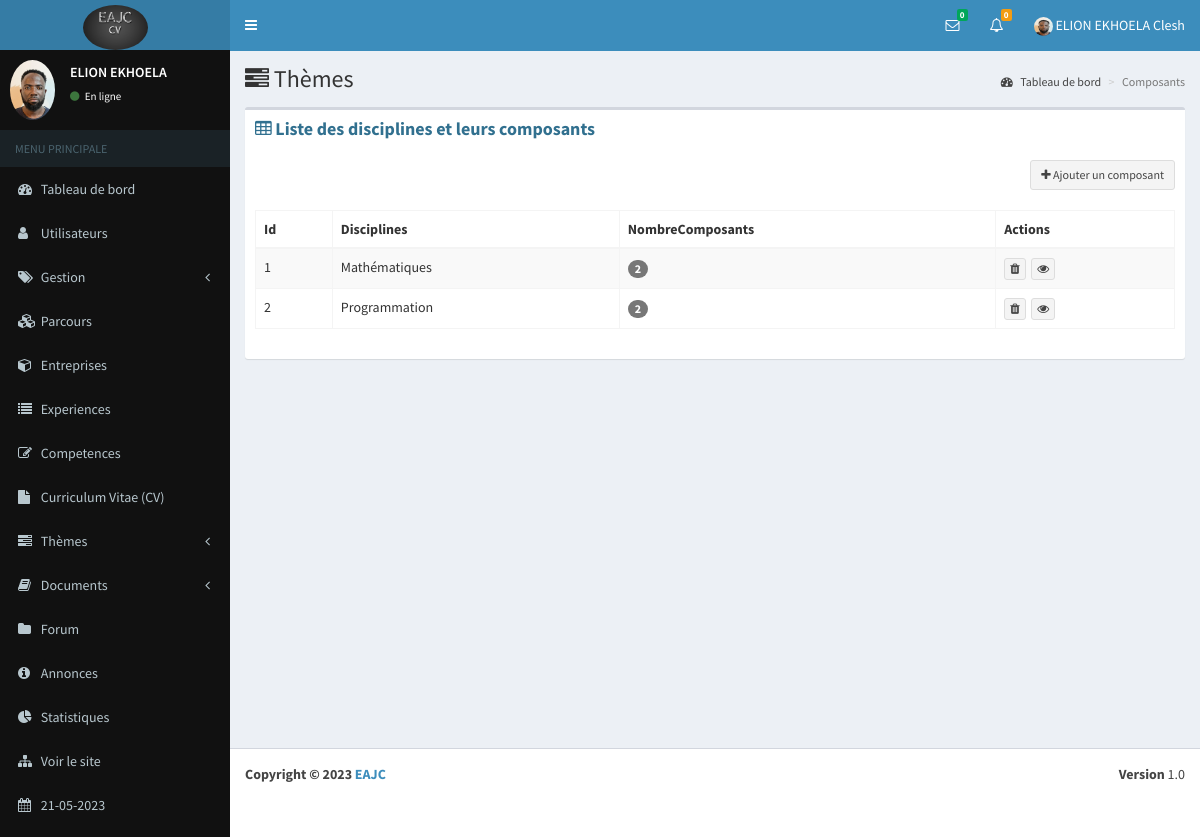
/forum/composants (signed in), run on the app's committed database.
### eab/models.py (models this page shows, shortened)
class Parametre(models.Model):
    appname=models.CharField(max_length=100)
    appeditor=models.CharField(max_length=200)
    phone=models.CharField(max_length=200, null=True)
    email=models.CharField(max_length=200, null=True)
    version=models.CharField(max_length=10, null=True)
    devise=models.CharField(max_length=10, null=True)
    COLORS=[
        ('primary','primary'),
        ('info','info'),
        ('success','success'),
        ('danger','danger'),
        ('secondary','secondary'),
        ('dark','dark'),
    ]
    theme=models.CharField(max_length=200, null=True, choices=COLORS)
    logo=models.ImageField(upload_to="media", null=True, blank=True)
    width_logo=models.CharField(max_length=3, null=True)
    height_logo=models.TextField(max_length=3, null=True)

class Profile(models.Model):
    user=models.OneToOneField(User, on_delete=models.CASCADE)
    phone=models.CharField(max_length=100)
    address=models.TextField()
    photo=models.ImageField(upload_to="media", null=True, blank=True)
    SEX=[
        ('Masculin','Masculin'),
        ('Feminin','Feminin')
    ]
    gender=models.CharField(max_length=100, null=True, choices=SEX)
    droitmes=models.BooleanField(default=False, null=True)
    status=models.BooleanField(default=False, null=True)
    apropos=models.TextField(null=True)
    profession=models.CharField(max_length=50, null=True)
    VARIABLE=[
        ('Visible','Visible'),
        ('Invisible','Invisible')
    ]
    vform=models.CharField(max_length=100, null=True, choices=VARIABLE, default="Visible")
    vep=models.CharField(max_length=100, null=True, choices=VARIABLE)
    vcomp=models.CharField(max_length=100, null=True, choices=VARIABLE)
    vaform=models.CharField(max_length=100, null=True, choices=VARIABLE)
    priority=models.BooleanField(null=True,default=False)

### forum/models.py (models this page shows, shortened)
class Discipline(models.Model):
    libelle=models.CharField(max_length=200)

### app_auth/decorator.py (the view)
        def wrapper_func(request, *args, **kwargs):
            group=None
            if request.user.groups.exists():
                group=request.user.groups.all()[0].name
            if group in allowed_roles:
                return view_func(request, *args, **kwargs)
            else:
                return HttpResponse("Vous n'êtes pas autorisés à acceder à cette page")

### app_auth/decorator.py (called while the page is built)
def allowed_users(allowed_roles=[]):
    def decorator(view_func):
        def wrapper_func(request, *args, **kwargs):
            group=None
            if request.user.groups.exists():
                group=request.user.groups.all()[0].name
            if group in allowed_roles:
                return view_func(request, *args, **kwargs)
            else:
                return HttpResponse("Vous n'êtes pas autorisés à acceder à cette page")
        return wrapper_func
    return decorator

### eab/views.py (called while the page is built)
def parametre():
    try:
        parametre=Parametre.objects.all()[0]
    except Exception as e:
        parametre=None
    if parametre == None :
        return redirect("maintenance")
    else:
        return parametre

### forum/views.py (called while the page is built, shortened)
def new_message( request):
    contacts=Contact.objects.filter(statut=0, status=1).order_by("-id")
    tabUsers=[]
    tabIdUser=[]
    for contact in contacts:
        diccode=eval(contact.codes)
    tab=[]
    for i in tabIdUser:
        if i not in tab:
            tab.append(i)
    dic={}
    for i in tab:
        nombre=0
        for k in tabIdUser:
            if i==k:
                nombre=nombre+1
        dic[i]=nombre
    tabMessages=[]
    tabs=[]
    return tabMessages

def nbnew_message(request):
    contacts=Contact.objects.filter(statut=0, status=1).order_by("-id")
    count=0
    for contact in contacts:
        diccode=eval(contact.codes)
        if diccode["user1"]==request.user.id:
            count=count+1
    return count

def nbnew_answer(request):
    questions=Question.objects.filter(user_id=request.user.id)
    number=0
    for question in questions:
        answers=Answer.objects.filter(question_id=question.id, status=0)
        for answer in answers:
            if answer.user_id != request.user.id:
                number+=1
    return number

### forum/templates/composant/composants.html (shortened to what this page needs)
{% extends 'global/base.html' %}
{% block content %}
      <div class="content-wrapper">
        <section class="content-header">
          <h1>
            <i class="fa fa-tasks"></i> Thèmes
          </h1>
          <ol class="breadcrumb">
            <li><a href="{% url 'dashboard' %}"><i class="fa fa-dashboard"></i> Tableau de bord</a></li>
            <li class="active">Composants</li>
          </ol>
        </section>
        <section class="content">
          <div class="row">
            <div class="col-xs-12">
              <div class="box">
                <div class="box-header">
                  <h3 class="box-title text-info"><i class="fa fa-table"></i> <b>Liste des disciplines et leurs composants</b></h3>
                </div>
                <div class="box-body">
                  <div align="right">
                    <a href="{% url 'composant/add_cmp' %}" class="btn btn-default btn-sm"><i class="fa fa-plus"></i> Ajouter un composant</a>
                  </div>
                  <br>
                  <div class="table-responsive">
                    <table id="example1" class="table table-bordered table-striped">
                      <thead>
                        <tr class="bg-{{parametre.theme }}">
                            <th>Id</th>
                            <th>Disciplines</th>
                            <th>NombreComposants</th>
                            <th>Actions</th>
                        </tr>
                      </thead>
                      <tbody>
                        {% for composant in composants %}
                        <tr>
                            <td>{{ composant.id }}</td>
                            <td>{{ composant.libelle }}</td>
                            <td><span class="badge badge-secondary">{{ composant.effectif }}</span></td>
                            <td>
                                <a class="btn btn-default btn-xs" href="#" data-toggle="modal" data-target="#contactModal{{ composant.id }}"><i class="fa fa-trash"></i></a>&nbsp;
                                <a href="{% url 'composant/details_cmp' composant.id %}" title="Vue" class="btn btn-default btn-xs"><i class="fa fa-eye"></i></a>
                            </td>
                        </tr>
                        {% endfor %}
                      </tbody>
                    </table>
                  </div>
                </div>
              </div>
            </div>
          </div>
        </section>
      </div>
{% endblock %}

### eab/templates/global/navbar.html (shortened to what this page needs)
{% load static %}
<header class="main-header">
    <a href="{% url 'dashboard' %}" class="logo">
        {% if parametre.logo %}
        <img class="img-circle" src="{{ parametre.logo.url }}" width="{{ parametre.width_logo }}" height="{{ parametre.height_logo }}" alt="EAJC">
        {% else %}
        <h3><b>EAJC</b></h3>
        {% endif %}
    </a>
    <nav class="navbar navbar-static-top" role="navigation">
      <a href="#" class="sidebar-toggle" data-toggle="offcanvas" role="button">
      </a>
      <div class="navbar-custom-menu">
        <ul class="nav navbar-nav">
          <li class="dropdown messages-menu">
            <a href="#" class="dropdown-toggle" data-toggle="dropdown">
              <i class="fa fa-envelope-o"></i>
              <span class="label label-success">{{ count }}</span>
            </a>
          </li>
          <li class="dropdown notifications-menu">
            <a href="#" class="dropdown-toggle" data-toggle="dropdown">
              <i class="fa fa-bell-o"></i>
              <span class="label label-warning">{{ countanswer }}</span>
            </a>
          </li>
          <li class="dropdown user user-menu">
            <a href="#" class="dropdown-toggle" data-toggle="dropdown">
                {% if request.user.profile.photo %}
                <img class="img-circle" width="19" height="19" src="{{ request.user.profile.photo.url }}" alt="...">
                {% else %}
                <img class="img-circle" width="19" height="19" src="{% static 'dist/img/user.png' %}" alt="...">
                {% endif %}
              <span class="hidden-xs">{{ user.last_name }} {{ user.first_name }}</span>
            </a>
          </li>
        </ul>
      </div>
    </nav>
  </header>

### eab/templates/global/_nav.html (shortened to what this page needs)
{% load static %}
<aside class="main-sidebar bg-black">
    <section class="sidebar">
      <div class="user-panel">
        <div class="pull-left image">
            {% if request.user.profile.photo %}
            <img class="img-circle" src="{{ request.user.profile.photo.url }}" alt="...">
            {% else %}
            <img class="img-circle" width="60" height="50" src="{% static 'dist/img/user.png' %}" alt="...">
            {% endif %}
        </div>
        <div class="pull-left info">
          <p>{{ user.last_name }}</p>
          <a href="{% url 'users/profile' %}"><i class="fa fa-circle text-success"></i> En ligne</a>
        </div>
      </div>
      <ul class="sidebar-menu">
        <li class="header">MENU PRINCIPALE</li>
        <li><a href="{% url 'dashboard' %}"><i class="fa fa-dashboard"></i> <span>Tableau de bord</span></a></li>
        {% for group in request.user.groups.all %}
        {% if group.name == "admin" %}
        <li class="treeview">
          <a href="#">
            <i class="fa fa-user"></i>
            <span>Utilisateurs</span>
          </a>
        </li>
        <li class="treeview">
            <a href="#">
              <i class="fa fa-tags"></i> <span>Gestion</span>
              <i class="fa fa-angle-left pull-right"></i>
            </a>
        </li>
        <li><a href="{% url 'parcours/parcours' %}"><i class="fa fa-cubes"></i> Parcours</a></li>
        <li><a href="{% url 'entreprise/entreprises' %}"><i class="fa fa-cube"></i> <span>Entreprises</span></a></li>
        <li><a href="{% url 'experience/experiences' %}"><i class="fa fa-list"></i> <span>Experiences</span></a></li>
        <li><a href="{% url 'competence/competences' %}"><i class="fa fa-edit"></i> <span>Competences</span></a></li>
        <li><a href="{% url 'cv/recap' %}"><i class="fa fa-file"></i> <span>Curriculum Vitae (CV)</span></a></li>
        <li class="treeview">
          <a href="#">
            <i class="fa fa-tasks"></i> <span>Thèmes</span>
            <i class="fa fa-angle-left pull-right"></i>
          </a>
        </li>
        <li class="treeview">
          <a href="#">
            <i class="fa fa-book"></i> <span>Documents</span>
            <i class="fa fa-angle-left pull-right"></i>
          </a>
        </li>
        <li><a href="{% url 'question/questions' %}"><i class="fa fa-folder"></i> <span>Forum</span></a></li>
        <li><a href="{% url 'annonce/annonces' %}"><i class="fa fa-info-circle"></i> <span>Annonces</span></a></li>
        <li><a href="{% url 'statistique' %}"><i class="fa fa-pie-chart"></i> <span>Statistiques</span></a></li>
        <li><a href="{% url 'home' %}"><i class="fa fa-sitemap"></i> <span>Voir le site</span></a></li>
        <li><a href=""><i class="fa fa-calendar"></i> <span>{{ date|date:"d-m-Y" }}</span></a></li>
        {% endif %}
        {% endfor %}
      </ul>
    </section>
  </aside>

### eab/templates/global/footeradmin.html
<footer class="main-footer">
    <div class="pull-right hidden-xs">
      <b>Version</b> {{parametre.version}}
    </div>
    <strong>Copyright &copy; 2023 <a href="">{{parametre.appname}}</a></strong>
</footer>

### data on the page
Parametre: logo (picture), version "1.0", appname "EAJC"
Discipline: libelle "Mathématiques"
Discipline: libelle "Programmation"

### other printed values
{{ count }} "0"
{{ countanswer }} "0"
{{ user.last_name }} "ELION EKHOELA"
{{ user.first_name }} "Clesh"
{{ date|date:"d-m-Y" }} "21-05-2023"
{{ composant.id }} "1" "2"
{{ composant.effectif }} "2" "2"
